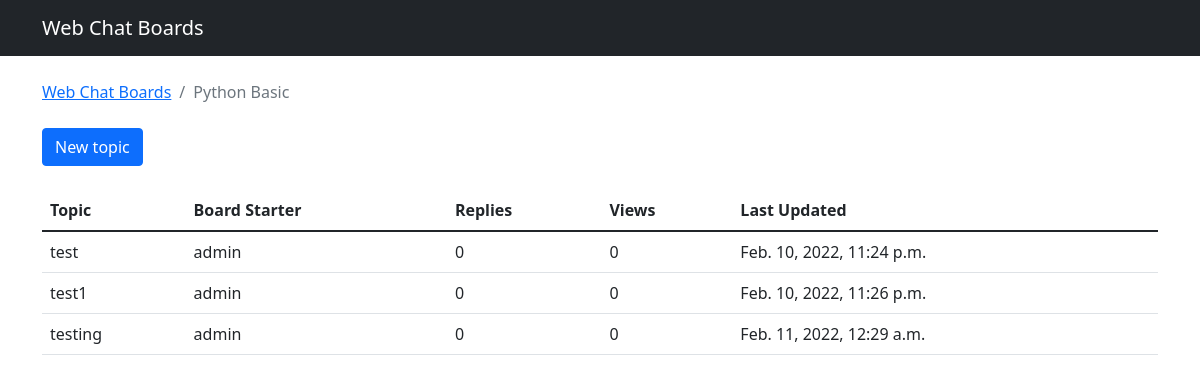
Screenshot of /board_topic/1/ with the database file from the repository.
### webchat/models.py (models this page shows, shortened)
class ChatBoard(models.Model):
    name = models.CharField(max_length = 35, unique = True)
    details = models.CharField(max_length = 150)

class ChatTopic(models.Model):
    subject = models.CharField(max_length = 250)
    lastUpdate = models.DateTimeField(auto_now_add = True)
    boardName = models.ForeignKey(ChatBoard, related_name='topics',on_delete=models.CASCADE)
    boardStarter = models.ForeignKey(User, related_name='topics',on_delete=models.CASCADE)

### webchat/views.py (the view)
# urls.py: re_path(r'^board_topic/(?P<pk>\d+)/$', views.board_topic, name='board_topic'),
def board_topic(request,pk):
    chat_board = ChatBoard.objects.get(pk=pk)
    return render(request, 'chat_board_topics.html', {'chat_board': chat_board})

### templates/chat_board_topics.html (shortened to what this page needs)
{% extends 'base.html' %}
{% block breadcrumb %}
        <li class="breadcrumb-item"><a href="{% url 'home' %}">Web Chat Boards</a></li>
        <li class="breadcrumb-item active">{{ chat_board.name }}</li>
{% endblock %}
{% block content %}
<div class="mb-4">
  <a href="{% url 'new_board_topic' chat_board.pk %}" class="btn btn-primary">New topic</a>
</div>
<table class="table">
    <thead class="thead-inverse">
      <tr>
        <th>Topic</th>
        <th>Board Starter</th>
        <th>Replies</th>
        <th>Views</th>
        <th>Last Updated</th>
      </tr>
    </thead>
    <tbody>
      {% for topic in chat_board.topics.all %}
        <tr>
          <td>{{ topic.subject }}</td>
          <td>{{ topic.boardStarter.username }}</td>
          <td>0</td>
          <td>0</td>
          <td>{{ topic.lastUpdate }}</td>
        </tr>
      {% endfor %}
    </tbody>
  </table>
{% endblock %}

### rows the page displays
ChatBoard: name "Python Basic"
ChatTopic: subject "test", boardStarter.username "admin", lastUpdate "Feb. 10, 2022, 11:24 p.m."
ChatTopic: subject "test1", boardStarter.username "admin", lastUpdate "Feb. 10, 2022, 11:26 p.m."
ChatTopic: subject "testing", boardStarter.username "admin", lastUpdate "Feb. 11, 2022, 12:29 a.m."
